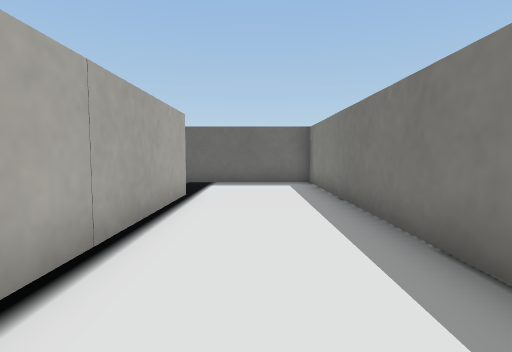
View 1 (above)

24 first-person views from a walk through a robot-simulator world made for Webots. The camera is 0.05 m above the floor, tilts 4° down and sees 80° across. The floor is counted in squares, 0.05 m on a side. Each view is taken from the middle of a square. On the plan, view 1 faces up. The plan holds only what a view shows up to about 12 squares ahead; the rest is blank. The place goes on beyond the plan. Robots are left out. Simple shapes and patterns stand in for the simulator's stock objects.

View 2
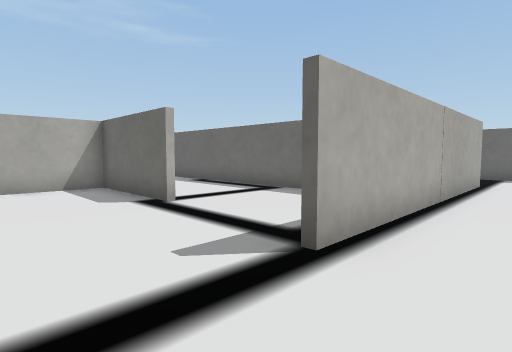

View 3
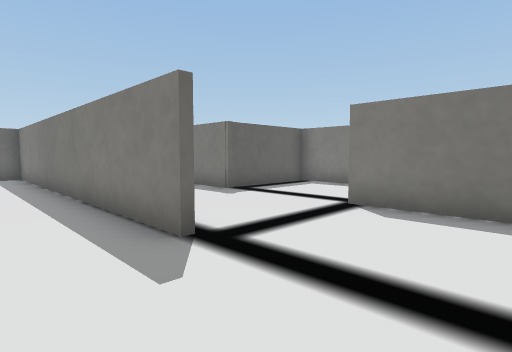

View 4
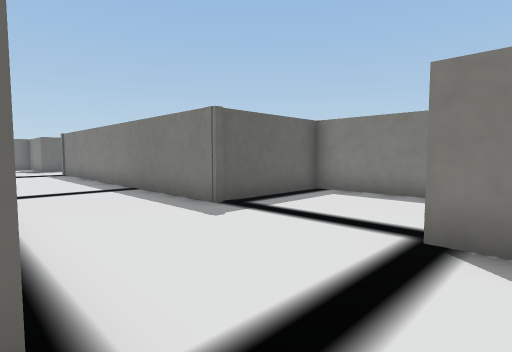

View 5
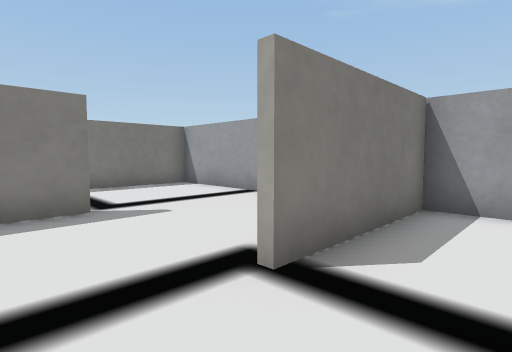

View 6
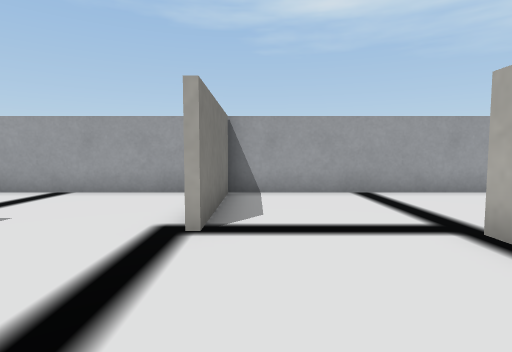

View 7
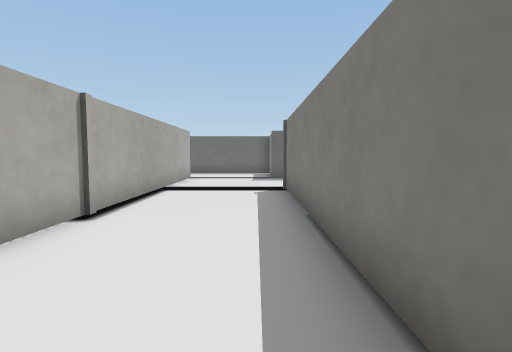

View 8
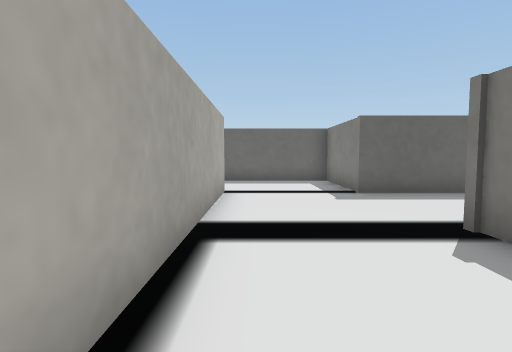

View 9
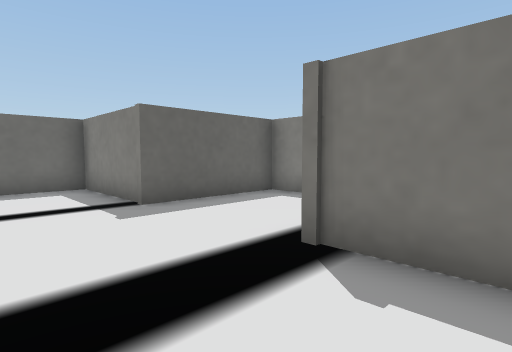

View 10
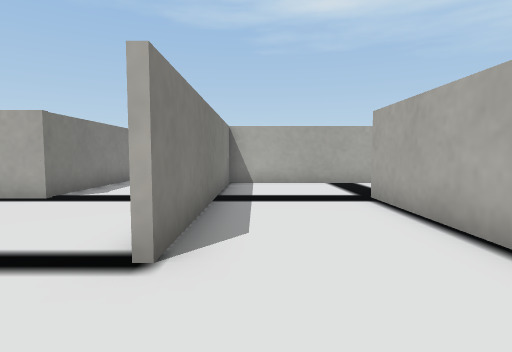

View 11
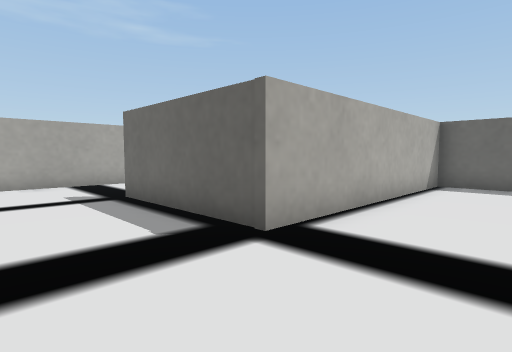

View 12
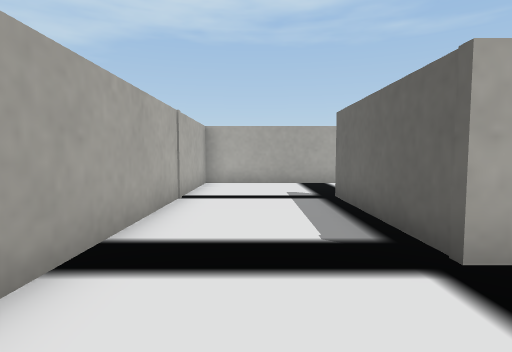

View 13
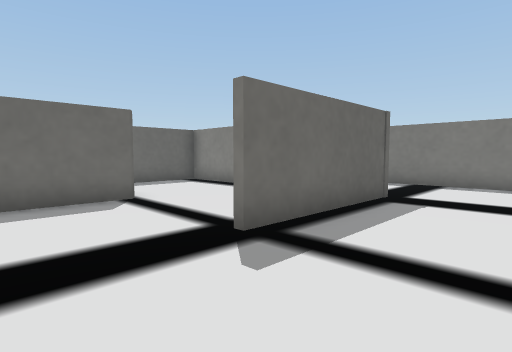

View 14
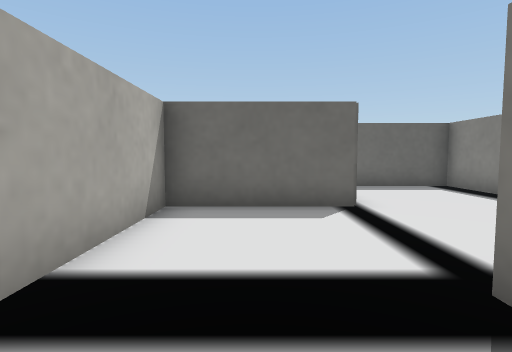

View 15
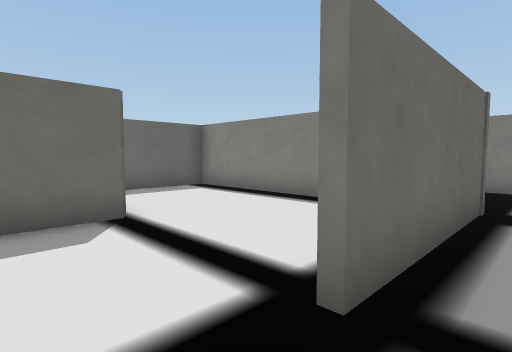

View 16
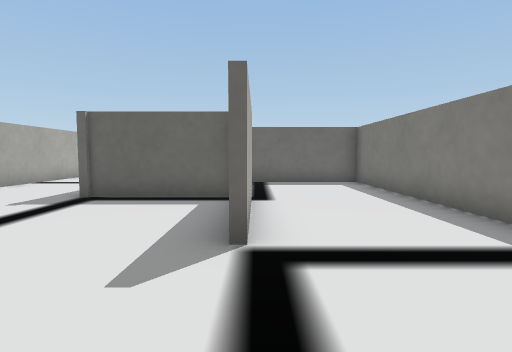

View 17
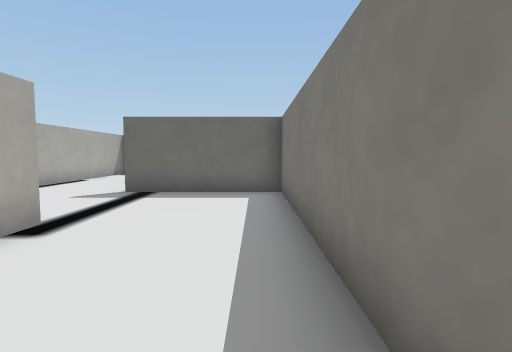

View 18
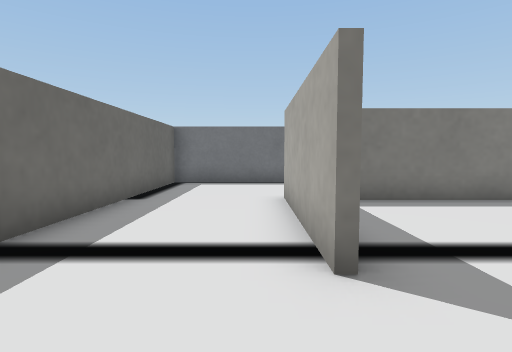

View 19
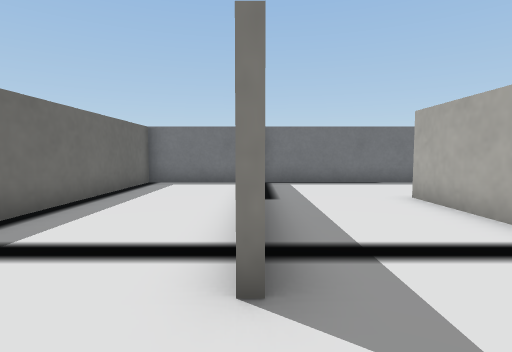

View 20
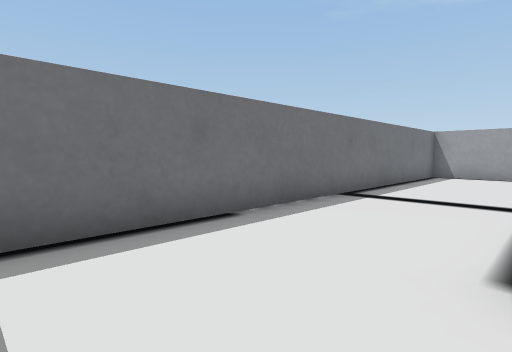

View 21
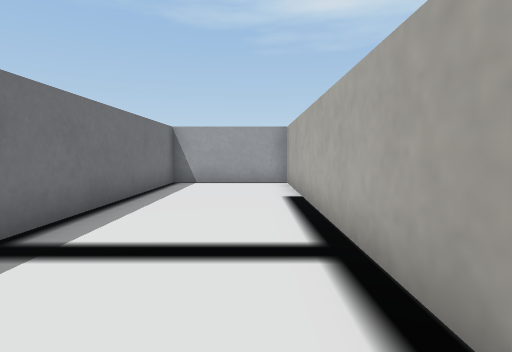

View 22
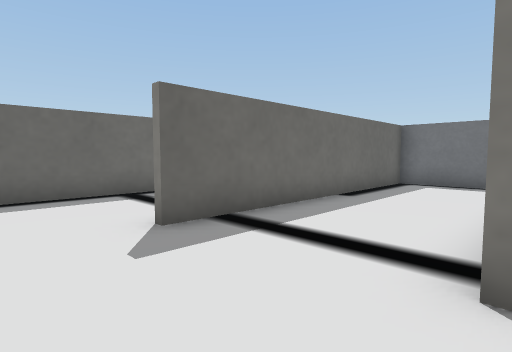

View 23
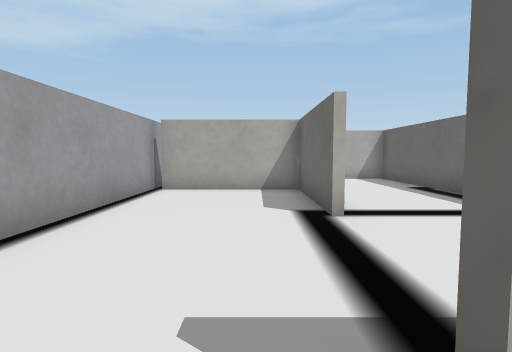

View 24
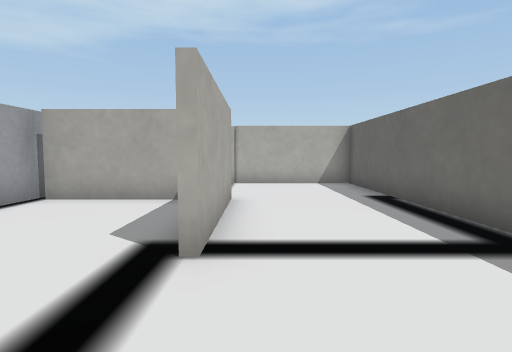

### Floor plan
Points are (right, up) in squares from view 1. A wall is a line through its corners. A room is listed if a view was taken in it or the views show most of it. See-through windows are left out.
Room 1 (views 1, 2, 3, 4, 5, 6, 7, 8, 9, 10, 11, 12, 13, 14, 15, 16, 17, 18, 19, 20, 21, 22, 23, 24)
walls: (2, 10.9) (-2.6, 10.9); (2.1, 19.3) (2.1, 5.3); (6.1, 11.1) (6.1, 8.6); (5.9, 19.3) (5.9, 22.7) (1.8, 22.7); (-1.9, 18) (-1.9, 22.7) (-4.9, 22.7); (9.5, 17.8) (9.5, 18.8) (5.6, 18.8); (0.1, 22.7) (-1.7, 22.7) (-1.7, 14.9) (-6.4, 14.9); (-1.7, 7.8) (-1.7, -1.4); (-6, 18.8) (-9.8, 18.8) (-9.8, 11.2) (2, 11.2); (9.4, 7.3) (14.1, 7.3); (5.9, 3) (5.9, 15.1) (6.9, 15.1); (9.9, 3.4) (9.9, -0.7); (-5.2, 3.3) (-13.5, 3.3); (13.9, 4.8) (13.9, -5) (18, -5) (18, 10.9) (9, 10.9); (2.1, -0.2) (2.1, -0.9); (18, 11.6) (18, 14.9) (7.6, 14.9); (1.9, -0.9) (1.9, 19.3); (9.7, -0.7) (9.7, 3.3) (5.8, 3.3); (-5.9, -0.8) (-9.8, -0.8) (-9.8, -4.7); (13.7, -0.2) (13.7, 7.1) (9.5, 7.1); (-10, -0.6) (-5.9, -0.6); (6.9, -5) (13.7, -5) (13.7, -1.7); (-1.1, -5) (5.9, -5) (5.9, -0.9); (-10.8, -5) (-4.5, -5)

Where each view was taken, in squares from view 1:
view 1: 0 up, 0 right, facing up
view 2: 4 down, 0 right, facing up-left
view 3: 4 down, 0 right, facing up-right
view 4: 2 down, 2 right, facing up-right
view 5: 1 up, 4 right, facing down-right
view 6: 3 up, 5 right, facing down
view 7: 6 up, 5 right, facing up
view 8: 11 up, 3 right, facing up
view 9: 13 up, 3 right, facing up-right
view 10: 22 up, 1 right, facing down
view 11: 12 up, 1 right, facing up-left
view 12: 13 up, 1 right, facing left
view 13: 12 up, 9 left, facing up-right
view 14: 13 up, 8 left, facing up
view 15: 14 up, 8 left, facing up-right
view 16: 4 down, 10 right, facing up
view 17: 1 down, 13 right, facing up
view 18: 8 up, 7 right, facing right
view 19: 11 up, 7 right, facing right
view 20: 10 up, 14 right, facing down-right
view 21: 6 up, 15 right, facing down
view 22: 7 up, 7 right, facing up-right
view 23: 2 down, 1 left, facing left
view 24: 0 up, 3 left, facing left
